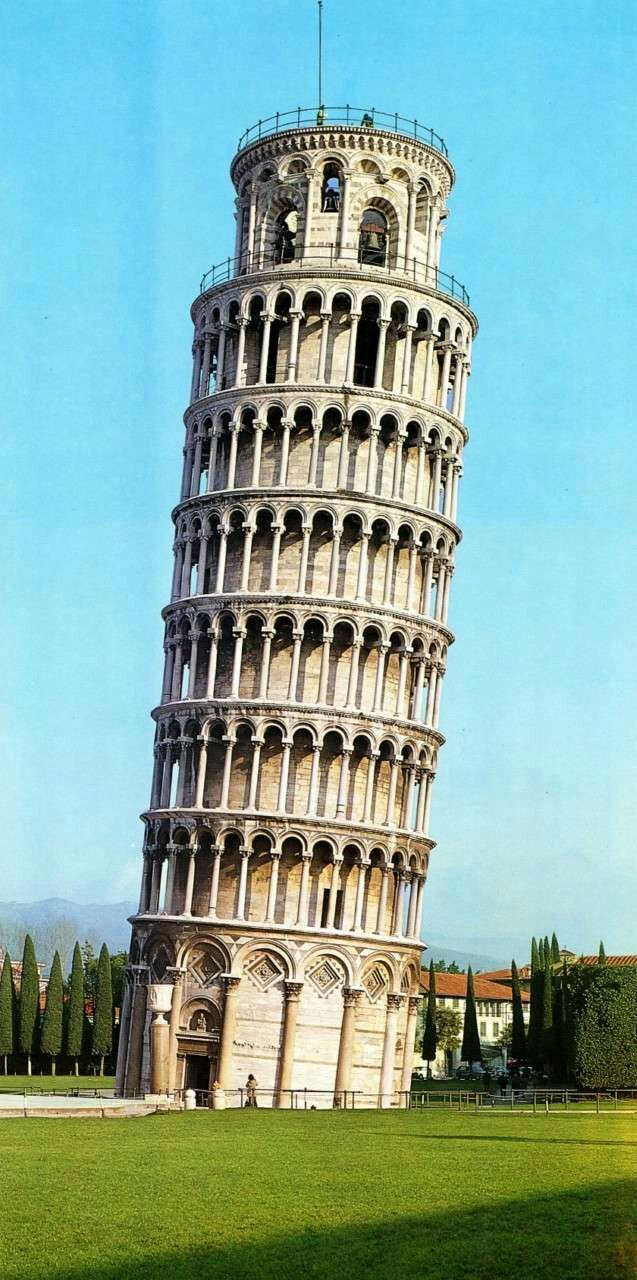
//> input picture 6.hafta/pisa.jpg, 637 x 1280 px
$ ./gorev9   (built with g++ and OpenCV 4)
//> lines starting //> are read from the running program, lines starting //| are printed output that depends on the picture
#include <iostream>
#include <opencv2/opencv.hpp>
#include <vector>
#include <cmath>

using namespace cv;
using namespace std;

void idft2D(const Mat& realPart, const Mat& imagPart, Mat& cikis) {
    int M = realPart.rows;
    int N = realPart.cols;
    cikis = Mat::zeros(M, N, CV_64F);

    for (int x = 0; x < M; x++) {
        for (int y = 0; y < N; y++) {
            double toplam = 0.0;
            for (int u = 0; u < M; u++) {
                for (int v = 0; v < N; v++) {
                    double aci = 2.0 * CV_PI * ((u * x) / (double)M + (v * y) / (double)N);
                    toplam += realPart.at<double>(u, v) * cos(aci) - imagPart.at<double>(u, v) * sin(aci);
                }
            }
            cikis.at<double>(x, y) = toplam;
        }
    }
    cikis.convertTo(cikis, CV_8UC1);
}

double hesaplaZMNCC(const Mat& img1, const Mat& img2) {
    Mat m1, m2;
    img1.convertTo(m1, CV_64F);
    img2.convertTo(m2, CV_64F);

    Scalar mean1 = mean(m1);
    Scalar mean2 = mean(m2);

    double pay = 0.0, payda1 = 0.0, payda2 = 0.0;
    for (int i = 0; i < m1.rows; i++) {
        for (int j = 0; j < m1.cols; j++) {
            double diff1 = m1.at<double>(i, j) - mean1[0];
            double diff2 = m2.at<double>(i, j) - mean2[0];
            pay += diff1 * diff2;
            payda1 += diff1 * diff1;
            payda2 += diff2 * diff2;
        }
    }
    if (payda1 == 0.0 || payda2 == 0.0) return 0.0;
    return pay / (sqrt(payda1) * sqrt(payda2));
}

int main() {
    Mat resim = imread("pisa.jpg", IMREAD_GRAYSCALE);
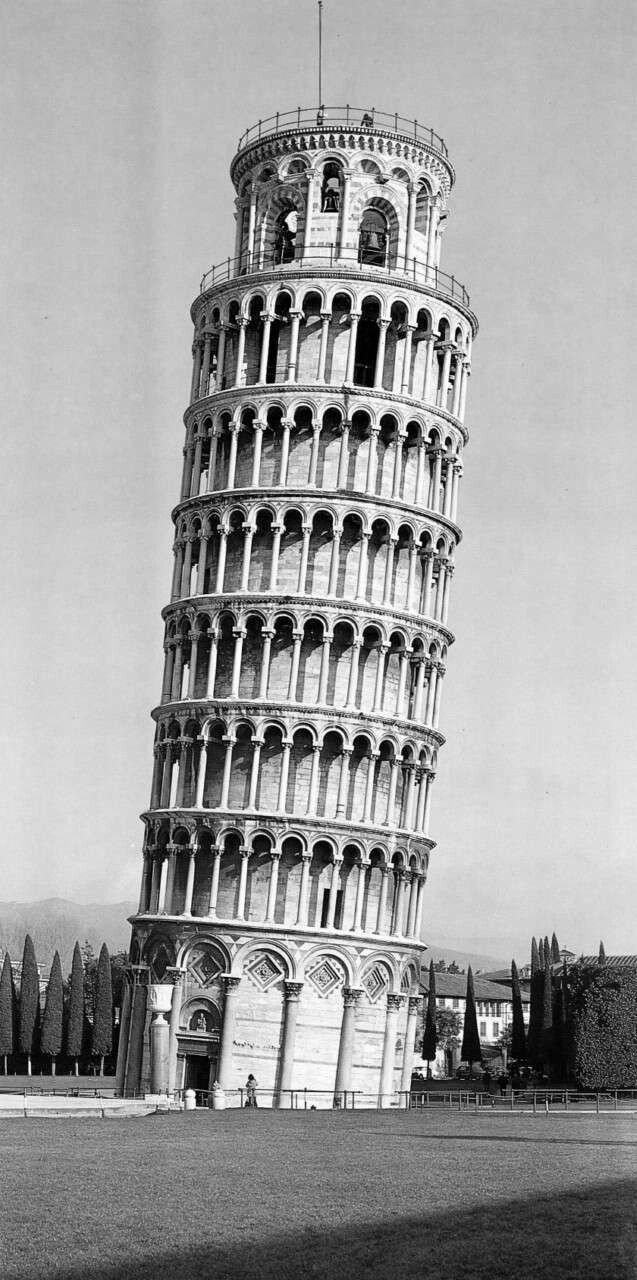
//> resim: 1280 rows x 637 cols, CV_8UC1; min 0, max 255, mean 158.7
    if (resim.empty()) {
        resim = Mat(32, 32, CV_8UC1, Scalar(128));
    }

    Mat kucukResim;
    resize(resim, kucukResim, Size(32, 32));
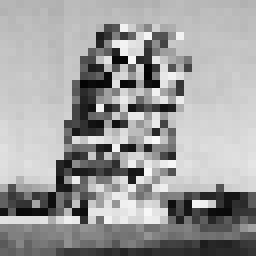
//> kucukResim: 32 rows x 32 cols, CV_8UC1 (shown 8 times larger); min 2, max 248, mean 158

    kucukResim.convertTo(kucukResim, CV_64F);
//> kucukResim: 32 rows x 32 cols, CV_64FC1
    int M = kucukResim.rows;
//> M = 32
    int N = kucukResim.cols;
//> N = 32

    Mat realPart = Mat::zeros(M, N, CV_64F);
    Mat imagPart = Mat::zeros(M, N, CV_64F);

    for (int u = 0; u < M; u++) {
        for (int v = 0; v < N; v++) {
            double rSum = 0.0, iSum = 0.0;
            for (int x = 0; x < M; x++) {
                for (int y = 0; y < N; y++) {
                    double aci = 2.0 * CV_PI * ((u * x) / (double)M + (v * y) / (double)N);
                    double pixel = kucukResim.at<double>(x, y);
                    rSum += pixel * cos(aci);
                    iSum -= pixel * sin(aci);
                }
            }
            realPart.at<double>(u, v) = rSum / (M * N);
            imagPart.at<double>(u, v) = iSum / (M * N);
        }
    }
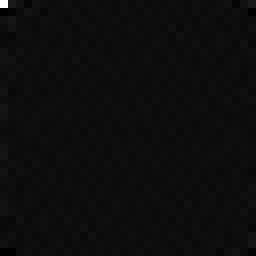
//> realPart: 32 rows x 32 cols, CV_64FC1 (shown 8 times larger); min -8.73, max 158, mean 0.2; drawn with min black and max white
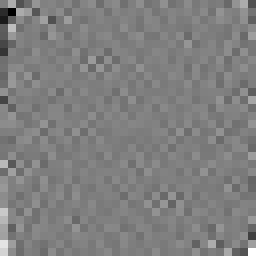
//> imagPart: 32 rows x 32 cols, CV_64FC1 (shown 8 times larger); min -13.33, max 13.33, mean -8.33e-16; drawn with min black and max white

    Mat yenidenUretilen;
    idft2D(realPart, imagPart, yenidenUretilen);

    Mat orijinal8U;
    kucukResim.convertTo(orijinal8U, CV_8UC1);
    double zmnccDegeri = hesaplaZMNCC(orijinal8U, yenidenUretilen);
//> in hesaplaZMNCC, `Scalar mean1 = mean(m1);`: mean1 = Scalar(158)
//> the loop in hesaplaZMNCC, `for (int i = 0; i < m1.rows; i++)` made 32 passes
//> (pay, payda1, payda2) on passes 1 to 12: (18232.2, 18232.2, 18232.2), (41444.5, 41444.5, 41444.5), (70764.1, 70764.1, 70764.1), (117754, 117754, 117754), (213360.8, 213360.8, 213360.8), (297838.6, 297838.6, 297838.6), (377176, 377176, 377176), (508821.9, 508821.9, 508821.9), (639273.5, 639273.5, 639273.5), (758878.5, 758878.5, 758878.5), (989596.1, 989596.1, 989596.1), (1077036.4, 1077036.4, 1077036.4)
//> after the loop in hesaplaZMNCC, `for (int i = 0; i < m1.rows; i++)`: pay = 4412540.6
//> zmnccDegeri = 1

    cout << "ZMNCC Sonucu: " << zmnccDegeri << endl;
//| ZMNCC Sonucu: 1
    imwrite("yeniden_uretim_idft.jpg", yenidenUretilen);

    return 0;
}
